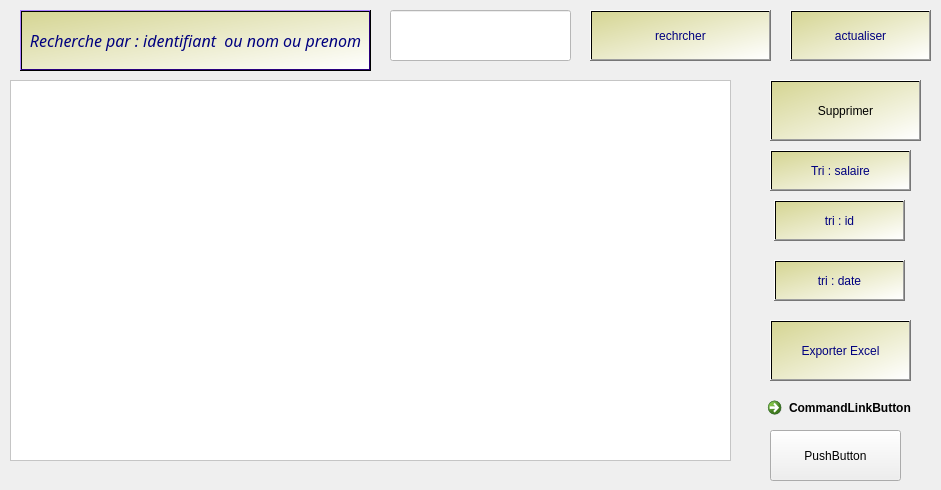
      <widget class="QWidget" name="tab_6">
       <attribute name="title">
        <string>afficher</string>
       </attribute>
       <widget class="QPushButton" name="pushButton_recherche">
        <property name="geometry">
         <rect>
          <x>20</x>
          <y>10</y>
          <width>351</width>
          <height>61</height>
         </rect>
        </property>
        <property name="palette">
         <palette>
          <active>
           <colorrole role="WindowText">
            <brush brushstyle="SolidPattern">
             <color alpha="255">
              <red>0</red>
              <green>0</green>
              <blue>127</blue>
             </color>
            </brush>
           </colorrole>
           <colorrole role="Button">
            <brush brushstyle="LinearGradientPattern">
             <gradient startx="0.000000000000000" starty="0.000000000000000" endx="1.000000000000000" endy="1.000000000000000" type="LinearGradient" spread="PadSpread" coordinatemode="ObjectBoundingMode">
              <gradientstop position="0.000000000000000">
               <color alpha="255">
                <red>213</red>
                <green>213</green>
                <blue>147</blue>
               </color>
              </gradientstop>
              <gradientstop position="1.000000000000000">
               <color alpha="255">
                <red>255</red>
                <green>255</green>
                <blue>255</blue>
               </color>
              </gradientstop>
             </gradient>
            </brush>
           </colorrole>
           <colorrole role="Light">
            <brush brushstyle="SolidPattern">
             <color alpha="255">
              <red>170</red>
              <green>127</green>
              <blue>255</blue>
             </color>
            </brush>
           </colorrole>
           <colorrole role="Midlight">
            <brush brushstyle="SolidPattern">
             <color alpha="255">
              <red>127</red>
              <green>63</green>
              <blue>255</blue>
             </color>
            </brush>
           </colorrole>
           <colorrole role="Dark">
            <brush brushstyle="SolidPattern">
             <color alpha="255">
              <red>42</red>
              <green>0</green>
              <blue>127</blue>
             </color>
            </brush>
           </colorrole>
           <colorrole role="Mid">
            <brush brushstyle="SolidPattern">
             <color alpha="255">
              <red>57</red>
              <green>0</green>
              <blue>170</blue>
             </color>
            </brush>
           </colorrole>
           <colorrole role="Text">
            <brush brushstyle="SolidPattern">
             <color alpha="255">
              <red>0</red>
              <green>0</green>
              <blue>127</blue>
             </color>
            </brush>
           </colorrole>
           <colorrole role="BrightText">
            <brush brushstyle="SolidPattern">
             <color alpha="255">
              <red>255</red>
              <green>255</green>
              <blue>255</blue>
             </color>
            </brush>
           </colorrole>
           <colorrole role="ButtonText">
            <brush brushstyle="SolidPattern">
             <color alpha="255">
              <red>0</red>
              <green>0</green>
              <blue>127</blue>
             </color>
            </brush>
           </colorrole>
           <colorrole role="Base">
            <brush brushstyle="LinearGradientPattern">
             <gradient startx="0.000000000000000" starty="0.000000000000000" endx="1.000000000000000" endy="1.000000000000000" type="LinearGradient" spread="PadSpread" coordinatemode="ObjectBoundingMode">
              <gradientstop position="0.000000000000000">
               <color alpha="255">
                <red>213</red>
                <green>213</green>
                <blue>147</blue>
               </color>
              </gradientstop>
              <gradientstop position="1.000000000000000">
               <color alpha="255">
                <red>255</red>
                <green>255</green>
                <blue>255</blue>
               </color>
              </gradientstop>
             </gradient>
            </brush>
           </colorrole>
           <colorrole role="Window">
            <brush brushstyle="LinearGradientPattern">
             <gradient startx="0.000000000000000" starty="0.000000000000000" endx="1.000000000000000" endy="1.000000000000000" type="LinearGradient" spread="PadSpread" coordinatemode="ObjectBoundingMode">
              <gradientstop position="0.000000000000000">
               <color alpha="255">
                <red>213</red>
                <green>213</green>
                <blue>147</blue>
               </color>
              </gradientstop>
              <gradientstop position="1.000000000000000">
               <color alpha="255">
                <red>255</red>
                <green>255</green>
                <blue>255</blue>
               </color>
              </gradientstop>
             </gradient>
            </brush>
           </colorrole>
           <colorrole role="Shadow">
            <brush brushstyle="SolidPattern">
             <color alpha="255">
              <red>0</red>
              <green>0</green>
              <blue>0</blue>
             </color>
            </brush>
           </colorrole>
           <colorrole role="AlternateBase">
            <brush brushstyle="SolidPattern">
             <color alpha="255">
              <red>170</red>
              <green>127</green>
              <blue>255</blue>
             </color>
            </brush>
           </colorrole>
           <colorrole role="ToolTipBase">
            <brush brushstyle="SolidPattern">
             <color alpha="255">
              <red>255</red>
              <green>255</green>
              <blue>220</blue>
             </color>
            </brush>
           </colorrole>
           <colorrole role="ToolTipText">
            <brush brushstyle="SolidPattern">
             <color alpha="255">
              <red>0</red>
              <green>0</green>
              <blue>0</blue>
             </color>
            </brush>
           </colorrole>
           <colorrole role="PlaceholderText">
            <brush brushstyle="SolidPattern">
             <color alpha="128">
              <red>0</red>
              <green>0</green>
              <blue>0</blue>
             </color>
            </brush>
           </colorrole>
          </active>
          <inactive>
           <colorrole role="WindowText">
            <brush brushstyle="SolidPattern">
             <color alpha="255">
              <red>0</red>
              <green>0</green>
              <blue>127</blue>
             </color>
            </brush>
           </colorrole>
           <colorrole role="Button">
            <brush brushstyle="LinearGradientPattern">
             <gradient startx="0.000000000000000" starty="0.000000000000000" endx="1.000000000000000" endy="1.000000000000000" type="LinearGradient" spread="PadSpread" coordinatemode="ObjectBoundingMode">
              <gradientstop position="0.000000000000000">
               <color alpha="255">
                <red>213</red>
                <green>213</green>
                <blue>147</blue>
               </color>
              </gradientstop>
              <gradientstop position="1.000000000000000">
               <color alpha="255">
                <red>255</red>
                <green>255</green>
                <blue>255</blue>
               </color>
              </gradientstop>
             </gradient>
            </brush>
           </colorrole>
           <colorrole role="Light">
            <brush brushstyle="SolidPattern">
             <color alpha="255">
              <red>170</red>
              <green>127</green>
              <blue>255</blue>
             </color>
            </brush>
           </colorrole>
           <colorrole role="Midlight">
            <brush brushstyle="SolidPattern">
             <color alpha="255">
              <red>127</red>
              <green>63</green>
              <blue>255</blue>
             </color>
            </brush>
           </colorrole>
           <colorrole role="Dark">
            <brush brushstyle="SolidPattern">
             <color alpha="255">
              <red>42</red>
              <green>0</green>
              <blue>127</blue>
             </color>
            </brush>
           </colorrole>
           <colorrole role="Mid">
            <brush brushstyle="SolidPattern">
             <color alpha="255">
              <red>57</red>
              <green>0</green>
              <blue>170</blue>
             </color>
            </brush>
           </colorrole>
           <colorrole role="Text">
            <brush brushstyle="SolidPattern">
             <color alpha="255">
              <red>0</red>
              <green>0</green>
              <blue>127</blue>
             </color>
            </brush>
           </colorrole>
           <colorrole role="BrightText">
            <brush brushstyle="SolidPattern">
             <color alpha="255">
              <red>255</red>
              <green>255</green>
              <blue>255</blue>
             </color>
            </brush>
           </colorrole>
           <colorrole role="ButtonText">
            <brush brushstyle="SolidPattern">
             <color alpha="255">
              <red>0</red>
              <green>0</green>
              <blue>127</blue>
             </color>
            </brush>
           </colorrole>
           <colorrole role="Base">
            <brush brushstyle="LinearGradientPattern">
             <gradient startx="0.000000000000000" starty="0.000000000000000" endx="1.000000000000000" endy="1.000000000000000" type="LinearGradient" spread="PadSpread" coordinatemode="ObjectBoundingMode">
              <gradientstop position="0.000000000000000">
               <color alpha="255">
                <red>213</red>
                <green>213</green>
                <blue>147</blue>
               </color>
              </gradientstop>
              <gradientstop position="1.000000000000000">
               <color alpha="255">
                <red>255</red>
                <green>255</green>
                <blue>255</blue>
               </color>
              </gradientstop>
             </gradient>
            </brush>
           </colorrole>
           <colorrole role="Window">
            <brush brushstyle="LinearGradientPattern">
             <gradient startx="0.000000000000000" starty="0.000000000000000" endx="1.000000000000000" endy="1.000000000000000" type="LinearGradient" spread="PadSpread" coordinatemode="ObjectBoundingMode">
              <gradientstop position="0.000000000000000">
               <color alpha="255">
                <red>213</red>
                <green>213</green>
                <blue>147</blue>
               </color>
              </gradientstop>
              <gradientstop position="1.000000000000000">
               <color alpha="255">
                <red>255</red>
                <green>255</green>
                <blue>255</blue>
               </color>
              </gradientstop>
             </gradient>
            </brush>
           </colorrole>
           <colorrole role="Shadow">
            <brush brushstyle="SolidPattern">
             <color alpha="255">
              <red>0</red>
              <green>0</green>
              <blue>0</blue>
             </color>
            </brush>
           </colorrole>
           <colorrole role="AlternateBase">
            <brush brushstyle="SolidPattern">
             <color alpha="255">
              <red>170</red>
              <green>127</green>
              <blue>255</blue>
             </color>
            </brush>
           </colorrole>
           <colorrole role="ToolTipBase">
            <brush brushstyle="SolidPattern">
             <color alpha="255">
              <red>255</red>
              <green>255</green>
              <blue>220</blue>
             </color>
            </brush>
           </colorrole>
           <colorrole role="ToolTipText">
            <brush brushstyle="SolidPattern">
             <color alpha="255">
              <red>0</red>
              <green>0</green>
              <blue>0</blue>
             </color>
            </brush>
           </colorrole>
           <colorrole role="PlaceholderText">
            <brush brushstyle="SolidPattern">
             <color alpha="128">
              <red>0</red>
              <green>0</green>
              <blue>0</blue>
             </color>
            </brush>
           </colorrole>
          </inactive>
          <disabled>
           <colorrole role="WindowText">
            <brush brushstyle="SolidPattern">
             <color alpha="255">
              <red>0</red>
              <green>0</green>
              <blue>127</blue>
             </color>
            </brush>
           </colorrole>
           <colorrole role="Button">
            <brush brushstyle="LinearGradientPattern">
             <gradient startx="0.000000000000000" starty="0.000000000000000" endx="1.000000000000000" endy="1.000000000000000" type="LinearGradient" spread="PadSpread" coordinatemode="ObjectBoundingMode">
              <gradientstop position="0.000000000000000">
               <color alpha="255">
                <red>213</red>
                <green>213</green>
                <blue>147</blue>
               </color>
              </gradientstop>
              <gradientstop position="1.000000000000000">
               <color alpha="255">
                <red>255</red>
                <green>255</green>
                <blue>255</blue>
               </color>
              </gradientstop>
             </gradient>
            </brush>
           </colorrole>
           <colorrole role="Light">
            <brush brushstyle="SolidPattern">
             <color alpha="255">
              <red>170</red>
              <green>127</green>
              <blue>255</blue>
             </color>
            </brush>
           </colorrole>
           <colorrole role="Midlight">
            <brush brushstyle="SolidPattern">
             <color alpha="255">
              <red>127</red>
              <green>63</green>
              <blue>255</blue>
             </color>
            </brush>
           </colorrole>
           <colorrole role="Dark">
            <brush brushstyle="SolidPattern">
             <color alpha="255">
              <red>42</red>
              <green>0</green>
              <blue>127</blue>
             </color>
            </brush>
           </colorrole>
           <colorrole role="Mid">
            <brush brushstyle="SolidPattern">
             <color alpha="255">
              <red>57</red>
              <green>0</green>
              <blue>170</blue>
             </color>
            </brush>
           </colorrole>
           <colorrole role="Text">
            <brush brushstyle="SolidPattern">
             <color alpha="255">
              <red>0</red>
              <green>0</green>
              <blue>127</blue>
             </color>
            </brush>
           </colorrole>
           <colorrole role="BrightText">
            <brush brushstyle="SolidPattern">
             <color alpha="255">
              <red>255</red>
              <green>255</green>
              <blue>255</blue>
             </color>
            </brush>
           </colorrole>
           <colorrole role="ButtonText">
            <brush brushstyle="SolidPattern">
             <color alpha="255">
              <red>0</red>
              <green>0</green>
              <blue>127</blue>
             </color>
            </brush>
           </colorrole>
           <colorrole role="Base">
            <brush brushstyle="LinearGradientPattern">
             <gradient startx="0.000000000000000" starty="0.000000000000000" endx="1.000000000000000" endy="1.000000000000000" type="LinearGradient" spread="PadSpread" coordinatemode="ObjectBoundingMode">
              <gradientstop position="0.000000000000000">
               <color alpha="255">
                <red>213</red>
                <green>213</green>
                <blue>147</blue>
               </color>
              </gradientstop>
              <gradientstop position="1.000000000000000">
               <color alpha="255">
                <red>255</red>
                <green>255</green>
                <blue>255</blue>
               </color>
              </gradientstop>
             </gradient>
            </brush>
           </colorrole>
           <colorrole role="Window">
            <brush brushstyle="LinearGradientPattern">
             <gradient startx="0.000000000000000" starty="0.000000000000000" endx="1.000000000000000" endy="1.000000000000000" type="LinearGradient" spread="PadSpread" coordinatemode="ObjectBoundingMode">
              <gradientstop position="0.000000000000000">
               <color alpha="255">
                <red>213</red>
                <green>213</green>
                <blue>147</blue>
               </color>
              </gradientstop>
              <gradientstop position="1.000000000000000">
               <color alpha="255">
                <red>255</red>
                <green>255</green>
                <blue>255</blue>
               </color>
              </gradientstop>
             </gradient>
            </brush>
           </colorrole>
           <colorrole role="Shadow">
            <brush brushstyle="SolidPattern">
             <color alpha="255">
              <red>0</red>
              <green>0</green>
              <blue>0</blue>
             </color>
            </brush>
           </colorrole>
           <colorrole role="AlternateBase">
            <brush brushstyle="SolidPattern">
             <color alpha="255">
              <red>85</red>
              <green>0</green>
              <blue>255</blue>
             </color>
            </brush>
           </colorrole>
           <colorrole role="ToolTipBase">
            <brush brushstyle="SolidPattern">
             <color alpha="255">
              <red>255</red>
              <green>255</green>
              <blue>220</blue>
             </color>
            </brush>
           </colorrole>
           <colorrole role="ToolTipText">
            <brush brushstyle="SolidPattern">
             <color alpha="255">
              <red>0</red>
              <green>0</green>
              <blue>0</blue>
             </color>
            </brush>
           </colorrole>
           <colorrole role="PlaceholderText">
            <brush brushstyle="SolidPattern">
             <color alpha="128">
              <red>0</red>
              <green>0</green>
              <blue>0</blue>
             </color>
            </brush>
           </colorrole>
          </disabled>
         </palette>
        </property>
        <property name="font">
         <font>
          <family>Rockwell</family>
          <pointsize>12</pointsize>
          <weight>50</weight>
          <italic>true</italic>
          <bold>false</bold>
          <underline>false</underline>
          <strikeout>false</strikeout>
         </font>
        </property>
        <property name="styleSheet">
         <string notr="true">background-color: qlineargradient(spread:pad, x1:0, y1:0, x2:1, y2:1, stop:0 rgba(213, 213, 147, 255), stop:1 rgba(255, 255, 255, 255));
font: italic 12pt &quot;Rockwell&quot;;
color: rgb(0, 0, 127);
</string>
        </property>
        <property name="text">
         <string>Recherche par : identifiant  ou nom ou prenom</string>
        </property>
        <property name="icon">
         <iconset>
          <normaloff>../../smartshop2A18-gestion-employ-scong-s/imagesQT/f6fcx.png</normaloff>../../smartshop2A18-gestion-employ-scong-s/imagesQT/f6fcx.png</iconset>
        </property>
        <property name="iconSize">
         <size>
          <width>100</width>
          <height>121</height>
         </size>
        </property>
       </widget>
       <widget class="QTableView" name="tableView">
        <property name="geometry">
         <rect>
          <x>10</x>
          <y>80</y>
          <width>721</width>
          <height>381</height>
         </rect>
        </property>
        <property name="styleSheet">
         <string notr="true">background-color: rgb(255, 255, 255);</string>
        </property>
       </widget>
       <widget class="QPushButton" name="chercher">
        <property name="geometry">
         <rect>
          <x>590</x>
          <y>10</y>
          <width>181</width>
          <height>51</height>
         </rect>
        </property>
        <property name="styleSheet">
         <string notr="true">color: rgb(0, 0, 127);
background-color: qlineargradient(spread:pad, x1:0, y1:0, x2:1, y2:1, stop:0 rgba(213, 213, 147, 255), stop:1 rgba(255, 255, 255, 255));
</string>
        </property>
        <property name="text">
         <string>rechrcher</string>
        </property>
       </widget>
       <widget class="QLineEdit" name="line_chercher">
        <property name="geometry">
         <rect>
          <x>390</x>
          <y>10</y>
          <width>181</width>
          <height>51</height>
         </rect>
        </property>
        <property name="styleSheet">
         <string notr="true">background-color: rgb(255, 255, 255);</string>
        </property>
        <property name="placeholderText">
         <string/>
        </property>
       </widget>
       <widget class="QPushButton" name="pushButton_5">
        <property name="geometry">
         <rect>
          <x>790</x>
          <y>10</y>
          <width>141</width>
          <height>51</height>
         </rect>
        </property>
        <property name="styleSheet">
         <string notr="true">color: rgb(0, 0, 127);
background-color: qlineargradient(spread:pad, x1:0, y1:0, x2:1, y2:1, stop:0 rgba(213, 213, 147, 255), stop:1 rgba(255, 255, 255, 255));
</string>
        </property>
        <property name="text">
         <string>actualiser</string>
        </property>
       </widget>
       <widget class="QPushButton" name="tri">
        <property name="geometry">
         <rect>
          <x>770</x>
          <y>150</y>
          <width>141</width>
          <height>41</height>
         </rect>
        </property>
        <property name="styleSheet">
         <string notr="true">color: rgb(0, 0, 127);
background-color: qlineargradient(spread:pad, x1:0, y1:0, x2:1, y2:1, stop:0 rgba(213, 213, 147, 255), stop:1 rgba(255, 255, 255, 255));
</string>
        </property>
        <property name="text">
         <string>Tri : salaire</string>
        </property>
       </widget>
       <widget class="QPushButton" name="pushButton_6">
        <property name="geometry">
         <rect>
          <x>770</x>
          <y>320</y>
          <width>141</width>
          <height>61</height>
         </rect>
        </property>
        <property name="styleSheet">
         <string notr="true">color: rgb(0, 0, 127);
background-color: qlineargradient(spread:pad, x1:0, y1:0, x2:1, y2:1, stop:0 rgba(213, 213, 147, 255), stop:1 rgba(255, 255, 255, 255));
</string>
        </property>
        <property name="text">
         <string>Exporter Excel</string>
        </property>
       </widget>
       <widget class="QPushButton" name="supp">
        <property name="geometry">
         <rect>
          <x>770</x>
          <y>80</y>
          <width>151</width>
          <height>61</height>
         </rect>
        </property>
        <property name="styleSheet">
         <string notr="true">background-color: qlineargradient(spread:pad, x1:0, y1:0, x2:1, y2:1, stop:0 rgba(213, 213, 147, 255), stop:1 rgba(255, 255, 255, 255));</string>
        </property>
        <property name="text">
         <string>Supprimer</string>
        </property>
       </widget>
       <widget class="QPushButton" name="pushButton">
        <property name="geometry">
         <rect>
          <x>774</x>
          <y>200</y>
          <width>131</width>
          <height>41</height>
         </rect>
        </property>
        <property name="styleSheet">
         <string notr="true">color: rgb(0, 0, 127);
background-color: qlineargradient(spread:pad, x1:0, y1:0, x2:1, y2:1, stop:0 rgba(213, 213, 147, 255), stop:1 rgba(255, 255, 255, 255));
</string>
        </property>
        <property name="text">
         <string>tri : id</string>
        </property>
       </widget>
       <widget class="QPushButton" name="pushButton_3">
        <property name="geometry">
         <rect>
          <x>774</x>
          <y>260</y>
          <width>131</width>
          <height>41</height>
         </rect>
        </property>
        <property name="styleSheet">
         <string notr="true">color: rgb(0, 0, 127);
background-color: qlineargradient(spread:pad, x1:0, y1:0, x2:1, y2:1, stop:0 rgba(213, 213, 147, 255), stop:1 rgba(255, 255, 255, 255));
</string>
        </property>
        <property name="text">
         <string>tri : date</string>
        </property>
       </widget>
       <widget class="QPushButton" name="pushButton_4">
        <property name="geometry">
         <rect>
          <x>770</x>
          <y>430</y>
          <width>131</width>
          <height>51</height>
         </rect>
        </property>
        <property name="text">
         <string>PushButton</string>
        </property>
       </widget>
       <widget class="QCommandLinkButton" name="commandLinkButton">
        <property name="geometry">
         <rect>
          <x>760</x>
          <y>390</y>
          <width>172</width>
          <height>41</height>
         </rect>
        </property>
        <property name="text">
         <string>CommandLinkButton</string>
        </property>
       </widget>
      </widget>
